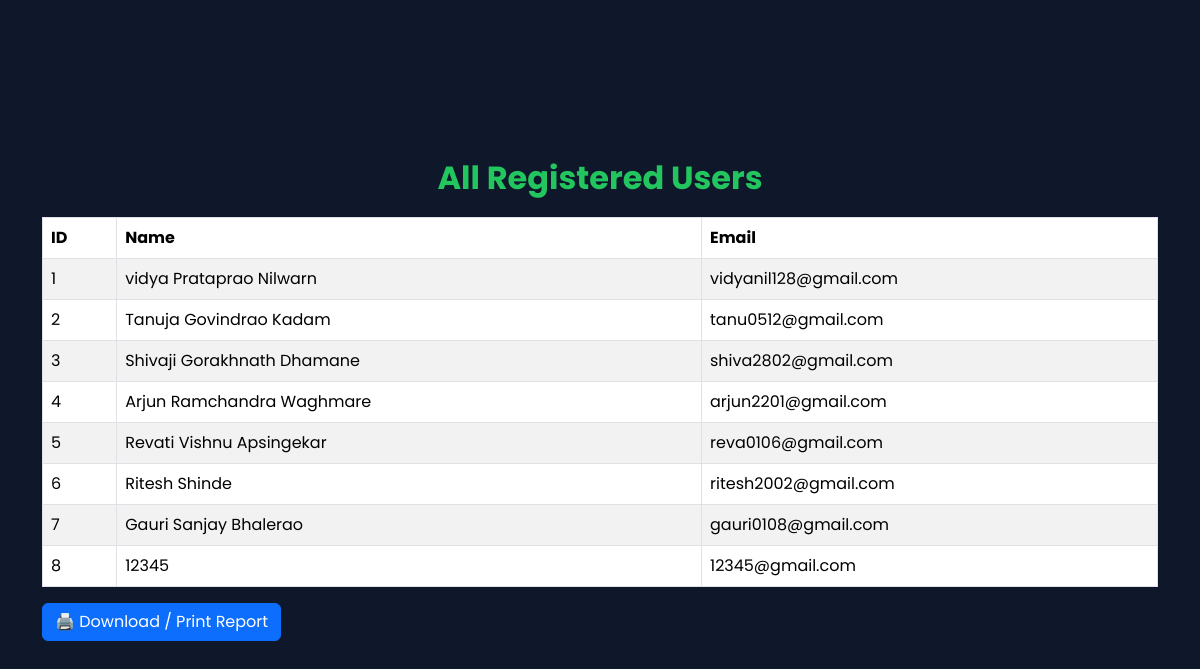
The app's page /admin_all_users with its own data.
### main_app.py (models this page shows, shortened)
class User(db.Model):
    id = db.Column(db.Integer, primary_key=True)
    f_name = db.Column(db.String(100), nullable=False)
    email = db.Column(db.String(120), unique=True, nullable=False)
    password = db.Column(db.String(200), nullable=False)

### main_app.py (the view)
@app.route('/admin_all_users')
def admin_all_users():
    users = User.query.all() # database मधून data fetch
    return render_template(
        'admin_all_users.html',
        users=users)

### main_app.py (called while the page is built)
@app.after_request
def add_header(response):
    response.headers["Cache-Control"] = "no-cache, no-store, must-revalidate"
    response.headers["Pragma"] = "no-cache"
    response.headers["Expires"] = "0"
    return response

### templates/admin_all_users.html (shortened to what this page needs)
{% extends 'base_without_navbar.html' %}
{% block body %}
<div class="container">
<h2 class="title">All Registered Users</h2>
<table class="table table-bordered table-striped">
<thead>
<tr>
<th>ID</th>
<th>Name</th>
<th>Email</th>
</tr>
</thead>
<tbody>
{% for user in users %}
<tr>
<td>{{ user.id }}</td>
<td>{{ user.f_name }}</td>
<td>{{ user.email }}</td>
</tr>
{% endfor %}
</tbody>
</table>
<button onclick="printReport()" class="btn btn-primary">
🖨️ Download / Print Report
</button>
</div>
{% endblock %}

### templates/base_without_navbar.html (shortened to what this page needs)
<!doctype html>
<html lang="en">
  <head>
    <link
      href="https://cdn.jsdelivr.net/npm/bootstrap@5.3.2/dist/css/bootstrap.min.css"
      rel="stylesheet"
    />
    <link
      rel="stylesheet"
      href="https://cdnjs.cloudflare.com/ajax/libs/font-awesome/6.5.0/css/all.min.css"
    />
    <link
      rel="stylesheet"
      href="{{ url_for('static', filename='css/upcoming_interview.css') }}"
    />
    <link
      rel="stylesheet"
      href="{{ url_for('static', filename='css/admin_dashboard.css') }}"
    />
    <link
      rel="stylesheet"
      href="{{ url_for('static', filename='css/interview_conduct.css') }}"
    />
    <link
      rel="stylesheet"
      href="{{ url_for('static', filename='css/home_without_login.css') }}"
    />
    <link
      rel="stylesheet"
      href="{{url_for('static',filename='css/login.css')}}"
    />
    <link
      rel="stylesheet"
      href="{{ url_for('static', filename='css/feedback.css') }}"
    />
  </head>
  <body>
    {% block body %} {% endblock body %}
  </body>
</html>

### static/css/upcoming_interview.css (style rules this page uses)
body { font-family: "Poppins", sans-serif; background: linear-gradient(to right, #0f172a, #1e293b); color: white; min-height: 100vh; display: flex; align-items: center; justify-content: center; }
h2 { color: #22c55e; font-weight: bold; }

### static/css/interview_conduct.css (style rules this page uses)
body { font-family: "Poppins", sans-serif; background: linear-gradient(to right, #0f172a, #1e293b); color: white; min-height: 100vh; margin: 0; padding: 20px; }

### static/css/home_without_login.css (style rules this page uses)
body { font-family: "Poppins", sans-serif; background: #0f172a; color: white; }

### static/css/login.css (style rules this page uses)
body { font-family: "Poppins", sans-serif; background: linear-gradient(to right, #1e293b, #0f172a); min-height: 100vh; display: flex; align-items: center; justify-content: center; }

### static/css/feedback.css (style rules this page uses)
body { font-family: "Poppins", sans-serif; background: #0f172a; color: white; min-height: 100vh; display: flex; justify-content: center; align-items: center; padding: 20px; }

### templates/admin_all_users.html (style rules this page uses)
.title { text-align:center; margin-bottom:20px; font-weight:bold; }

### records on screen
User: id "1", f_name "vidya Prataprao Nilwarn", email "vidyanil128@gmail.com"
User: id "2", f_name "Tanuja Govindrao Kadam", email "tanu0512@gmail.com"
User: id "3", f_name "Shivaji Gorakhnath Dhamane", email "shiva2802@gmail.com"
User: id "4", f_name "Arjun Ramchandra Waghmare", email "arjun2201@gmail.com"
User: id "5", f_name "Revati Vishnu Apsingekar", email "reva0106@gmail.com"
User: id "6", f_name "Ritesh Shinde", email "ritesh2002@gmail.com"
User: id "7", f_name "Gauri Sanjay Bhalerao", email "gauri0108@gmail.com"
User: id "8", f_name "12345", email "12345@gmail.com"
